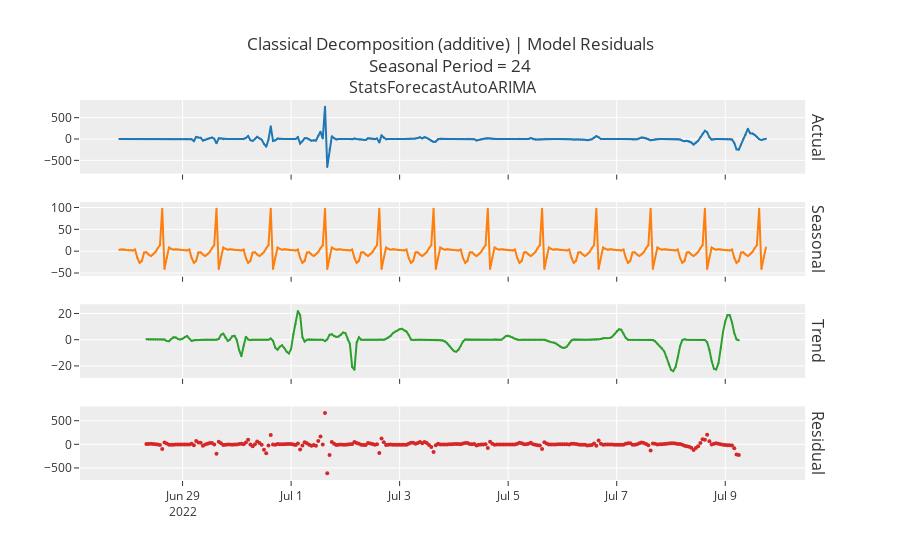

The notebook cell this image was saved under:
### Code cell
plot_model(model, 'decomp', fig_kwargs = fig_kwargs)

### Figure 1 — Plotly figure (JSON) as saved in the notebook; plotly's stock layout.template omitted (floating-point values rounded to 4 significant figures; data arrays with more than 128 entries replaced by an {"elided": "..."} marker saying what was removed)
{"data": [{"line": {"color": "rgb(31, 119, 180)", "width": 2}, "marker": {"size": 2}, "mode": "lines+markers", "name": "Actual", "type": "scatter", "x": {"elided": "287 str values"}, "xaxis": "x", "y": {"elided": "287 float values"}, "yaxis": "y"}, {"line": {"color": "rgb(255, 127, 14)", "width": 2}, "marker": {"size": 2}, "mode": "lines+markers", "name": "Seasonal", "type": "scatter", "x": {"elided": "287 str values"}, "xaxis": "x2", "y": {"elided": "287 float values"}, "yaxis": "y2"}, {"line": {"color": "rgb(44, 160, 44)", "width": 2}, "marker": {"size": 2}, "mode": "lines+markers", "name": "Trend", "type": "scatter", "x": {"elided": "287 str values"}, "xaxis": "x3", "y": {"elided": "287 float values"}, "yaxis": "y3"}, {"line": {"color": "rgb(214, 39, 40)", "width": 2}, "marker": {"size": 4}, "mode": "markers", "name": "Residuals", "type": "scatter", "x": {"elided": "287 str values"}, "xaxis": "x4", "y": {"elided": "287 float values"}, "yaxis": "y4"}], "layout": {"annotations": [{"font": {"size": 16}, "showarrow": false, "text": "StatsForecastAutoARIMA", "x": 0.49, "xanchor": "center", "xref": "paper", "y": 1, "yanchor": "bottom", "yref": "paper"}, {"font": {"size": 16}, "showarrow": false, "text": "Actual", "textangle": 90, "x": 0.98, "xanchor": "left", "xref": "paper", "y": 0.9031, "yanchor": "middle", "yref": "paper"}, {"font": {"size": 16}, "showarrow": false, "text": "Seasonal", "textangle": 90, "x": 0.98, "xanchor": "left", "xref": "paper", "y": 0.6344, "yanchor": "middle", "yref": "paper"}, {"font": {"size": 16}, "showarrow": false, "text": "Trend", "textangle": 90, "x": 0.98, "xanchor": "left", "xref": "paper", "y": 0.3656, "yanchor": "middle", "yref": "paper"}, {"font": {"size": 16}, "showarrow": false, "text": "Residual", "textangle": 90, "x": 0.98, "xanchor": "left", "xref": "paper", "y": 0.09688, "yanchor": "middle", "yref": "paper"}], "autosize": true, "showlegend": false, "title": {"text": "Classical Decomposition (additive) | Model Residuals<br>Seasonal Period = 24"}, "xaxis": {"anchor": "y", "autorange": true, "domain": [0, 0.98], "matches": "x4", "range": ["2022-06-27 00:22:24.9755", "2022-07-10 13:37:35.0245"], "showticklabels": false, "type": "date"}, "xaxis2": {"anchor": "y2", "autorange": true, "domain": [0, 0.98], "matches": "x4", "range": ["2022-06-27 00:22:24.9755", "2022-07-10 13:37:35.0245"], "showticklabels": false, "type": "date"}, "xaxis3": {"anchor": "y3", "autorange": true, "domain": [0, 0.98], "matches": "x4", "range": ["2022-06-27 00:22:24.9755", "2022-07-10 13:37:35.0245"], "showticklabels": false, "type": "date"}, "xaxis4": {"anchor": "y4", "autorange": true, "domain": [0, 0.98], "range": ["2022-06-27 00:22:24.9755", "2022-07-10 13:37:35.0245"], "type": "date"}, "yaxis": {"anchor": "x", "autorange": true, "domain": [0.8063, 1], "range": [-918.4, 1022.0], "type": "linear"}, "yaxis2": {"anchor": "x2", "autorange": true, "domain": [0.5375, 0.7312], "range": [-66.74, 122.8], "type": "linear"}, "yaxis3": {"anchor": "x3", "autorange": true, "domain": [0.2687, 0.4625], "range": [-32.6, 30.52], "type": "linear"}, "yaxis4": {"anchor": "x4", "autorange": true, "domain": [0, 0.1938], "range": [-852.1, 900.2], "type": "linear"}}}
